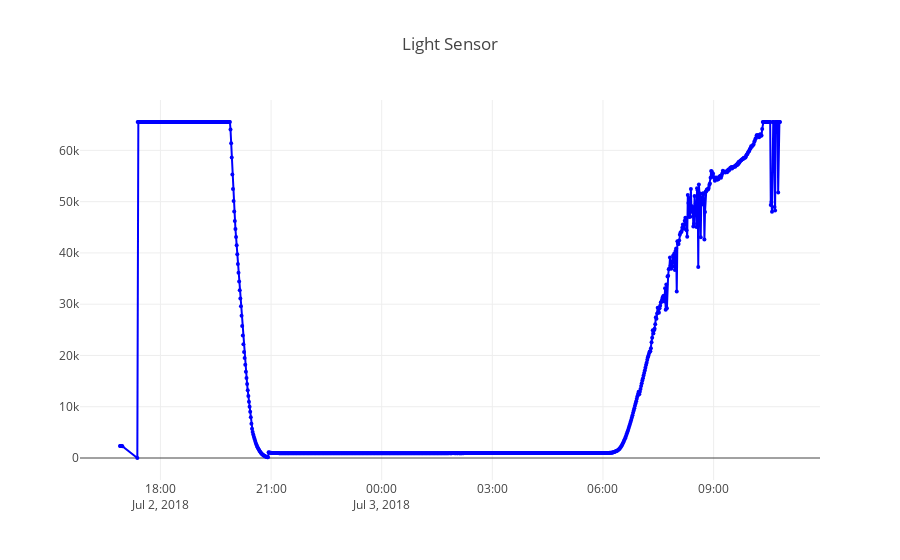

Write notebook code for a chart like this one.
### Markdown cell above
Each point represents one sample recorded by your Raspberry Pi. It's a little hard to see what's going on with only points, so let's connect them with lines so we can see what happened over time:

### Code cell
plotly.offline.iplot({
    "data": [go.Scatter(x=data["TimeStamp"],
            y=data["Light"],
            mode='lines+markers',
            marker = dict(
                color = 'rgba(0, 0, 255, 1)',
                size = 4
            )
    )],
    "layout": go.Layout(title="Light Sensor")
})

### Figure 1 — Plotly figure (JSON) as saved in the notebook; plotly's stock layout.template omitted (floating-point values rounded to 4 significant figures; data arrays with more than 128 entries replaced by an {"elided": "..."} marker saying what was removed)
{"data": [{"marker": {"color": "rgba(0, 0, 255, 1)", "size": 4}, "mode": "lines+markers", "type": "scatter", "uid": "8dd2f64a-8611-11e8-bd9a-b827eb6067f0", "x": {"elided": "1052 str values"}, "y": {"elided": "1052 int values"}}], "layout": {"title": "Light Sensor"}}
